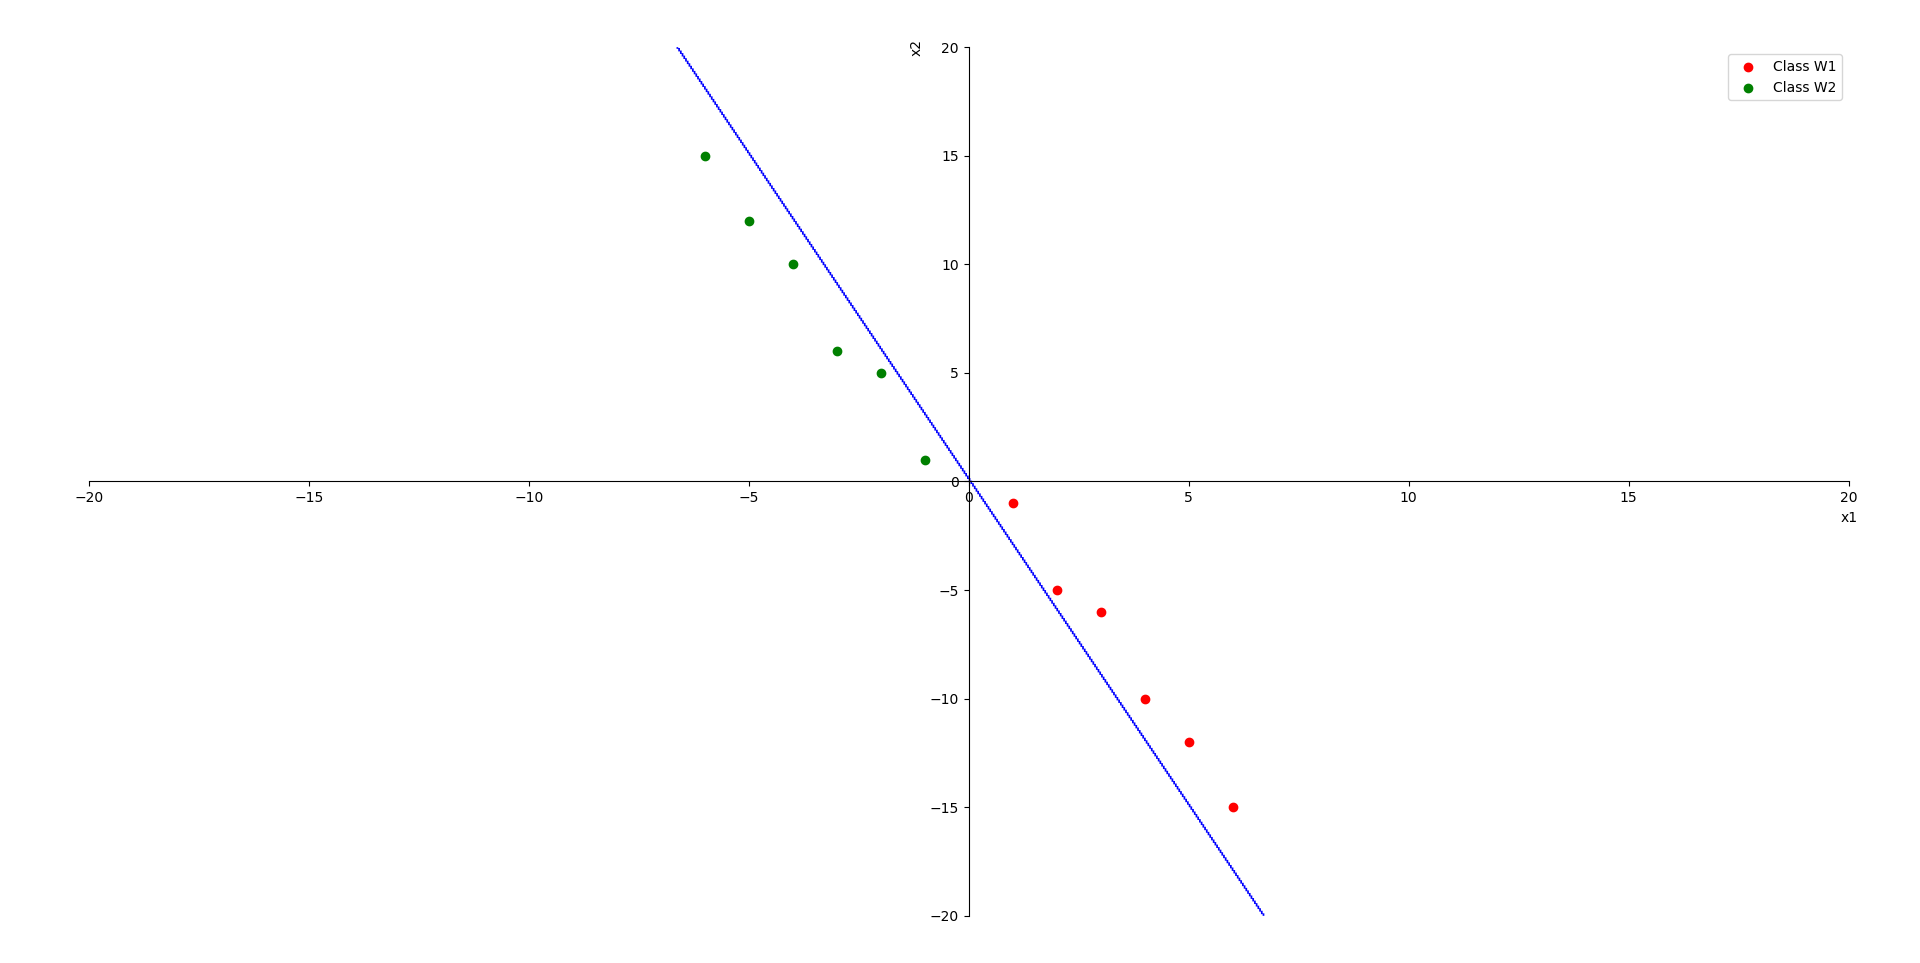

The Python source for this figure:
from sympy import symbols
import numpy as np
from sklearn import datasets
import math
from sympy import plot_implicit as plt_eq
from sympy import lambdify
import matplotlib.pyplot as plt

#apriori probabilities - 
P_w1 = 0.3
P_w2 = 0.7

#Datapoints
X_w1 = np.array([[1,-1],[2,-5],[3,-6],[4,-10],[5,-12],[6,-15]])
X_w2 = np.array([[-1,1],[-2,5],[-3,6],[-4,10],[-5,12],[-6,15]])

#mean calculated
mean_X_w1 = np.mean(X_w1,axis = 0)
mean_X_w2 = np.mean(X_w2,axis = 0)

#calculate covariance matrices
covariance_X_w1 = np.cov(X_w1.T)
covariance_X_w2 = np.cov(X_w2.T)

#inverses calcualtion
inv_covariance_X_w1 = np.linalg.inv(covariance_X_w1)        
inv_covariance_X_w2 = np.linalg.inv(covariance_X_w2)

#determinant calculation
det_covariance_X_w1 = np.linalg.det(covariance_X_w1)        
det_covariance_X_w2 = np.linalg.det(covariance_X_w2)

x1,x2 = symbols("x1 x2")

X_new_point = np.array([[x1],[x2]])

A_w1=-(.5)*inv_covariance_X_w1
B_w1=np.matmul(inv_covariance_X_w1,mean_X_w1)
C_w1= math.log(P_w1) - (.5*math.log(det_covariance_X_w1))- (.5*(np.matmul(mean_X_w1.T,np.matmul(inv_covariance_X_w1,mean_X_w1))))

A_w2=-(.5)*inv_covariance_X_w2
B_w2=np.matmul(inv_covariance_X_w2,mean_X_w2)
C_w2=math.log(P_w2) - (.5*math.log(det_covariance_X_w2))- (.5*(np.matmul(mean_X_w2.T,np.matmul(inv_covariance_X_w2,mean_X_w2))))

#curve g1 g2
#curve g1 g3
#curve g2 g3
#Generating Discriminant Function
G1 = np.matmul(X_new_point.T,np.matmul(A_w1,X_new_point)) + np.matmul(B_w1,X_new_point)+C_w1
G2 = np.matmul(X_new_point.T,np.matmul(A_w2,X_new_point)) + np.matmul(B_w2,X_new_point)+C_w2


G1 = G1[0][0]
G2 = G2[0][0]

#Decision Boundary
des_bound = G1-G2    

h=20
#Plotting Decision Boundary
c1_plt =plt_eq(des_bound, (X_new_point[0][0], -h, h),(X_new_point[1][0], -h, h))
plt.scatter([a for a,b in X_w1],[b for a,b in X_w1],c="red",label="Class W1")
plt.scatter([a for a,b in X_w2],[b for a,b in X_w2],c="green",label="Class W2")
plt.legend()
